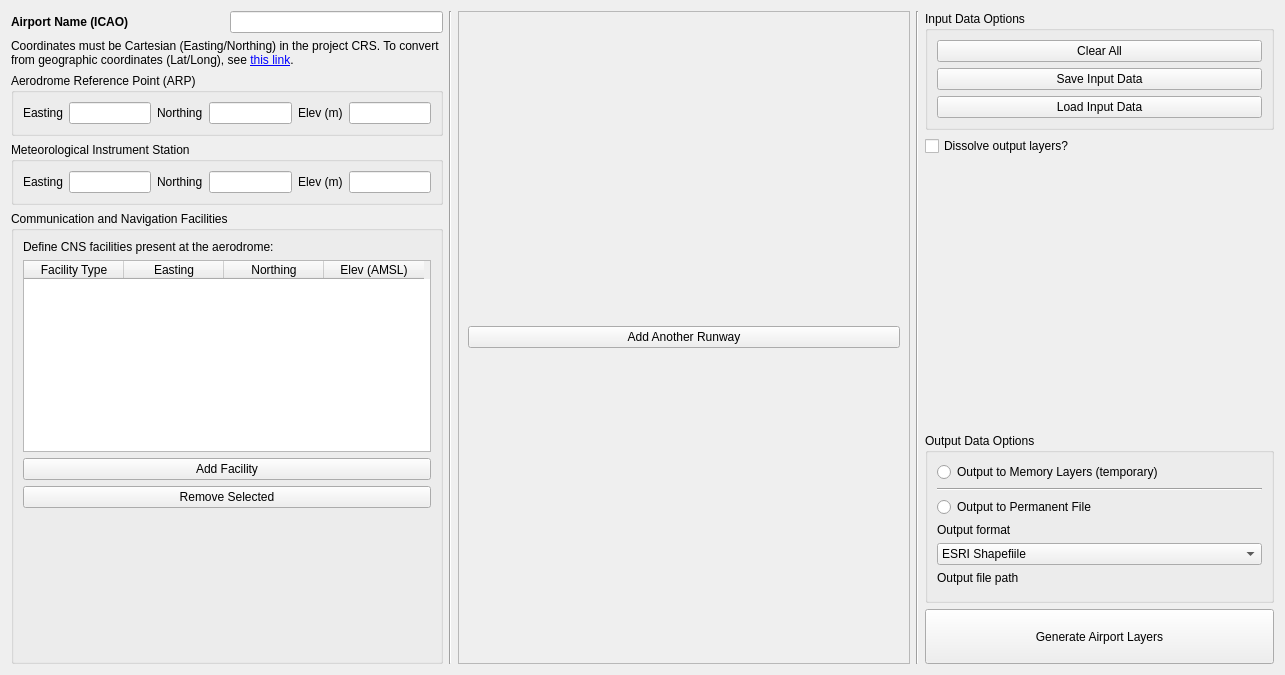
<?xml version="1.0" encoding="UTF-8"?>
<ui version="4.0">
 <class>Form</class>
 <widget class="QWidget" name="Form">
  <property name="geometry">
   <rect>
    <x>0</x>
    <y>0</y>
    <width>1285</width>
    <height>675</height>
   </rect>
  </property>
  <property name="sizePolicy">
   <sizepolicy hsizetype="Expanding" vsizetype="Fixed">
    <horstretch>0</horstretch>
    <verstretch>0</verstretch>
   </sizepolicy>
  </property>
  <property name="cursor">
   <cursorShape>ArrowCursor</cursorShape>
  </property>
  <property name="windowTitle">
   <string>AeroSense - Airport Safeguarding Analysis Tool</string>
  </property>
  <layout class="QVBoxLayout" name="verticalLayout">
   <item>
    <layout class="QHBoxLayout" name="horizontalLayout" stretch="1,0,1,0,1">
     <item>
      <layout class="QVBoxLayout" name="verticalLayout_main_area">
       <item>
        <layout class="QHBoxLayout" name="horizontalLayout_3" stretch="1,1">
         <item>
          <widget class="QLabel" name="label_airport_name">
           <property name="font">
            <font>
             <weight>75</weight>
             <bold>true</bold>
            </font>
           </property>
           <property name="text">
            <string>Airport Name (ICAO)</string>
           </property>
          </widget>
         </item>
         <item>
          <widget class="QLineEdit" name="lineEdit_airport_name"/>
         </item>
        </layout>
       </item>
       <item>
        <widget class="QLabel" name="coord_info">
         <property name="text">
          <string>Coordinates must be Cartesian (Easting/Northing) in the project CRS. To convert from geographic coordinates (Lat/Long), see &lt;a href=&quot;https://geodesyapps.ga.gov.au/geographic-to-grid&quot;&gt;this link&lt;/a&gt;.</string>
         </property>
         <property name="wordWrap">
          <bool>true</bool>
         </property>
        </widget>
       </item>
       <item>
        <layout class="QHBoxLayout" name="horizontalLayout_arp">
         <item>
          <widget class="QGroupBox" name="groupBox_ARP">
           <property name="title">
            <string>Aerodrome Reference Point (ARP)</string>
           </property>
           <layout class="QVBoxLayout" name="verticalLayout_3">
            <item>
             <layout class="QHBoxLayout" name="ARP_easting_Layout">
              <item>
               <widget class="QLabel" name="label_easting_ARP">
                <property name="text">
                 <string>Easting</string>
                </property>
               </widget>
              </item>
              <item>
               <widget class="QLineEdit" name="lineEdit_arp_easting"/>
              </item>
              <item>
               <widget class="QLabel" name="label_northing_ARP">
                <property name="text">
                 <string>Northing</string>
                </property>
               </widget>
              </item>
              <item>
               <widget class="QLineEdit" name="lineEdit_arp_northing"/>
              </item>
              <item>
               <widget class="QLabel" name="label_elevatio_ARP">
                <property name="text">
                 <string>Elev (m)</string>
                </property>
               </widget>
              </item>
              <item>
               <widget class="QLineEdit" name="lineEdit_arp_elevation"/>
              </item>
             </layout>
            </item>
           </layout>
          </widget>
         </item>
        </layout>
       </item>
       <item>
        <widget class="QGroupBox" name="groupBox_MET">
         <property name="title">
          <string>Meteorological Instrument Station</string>
         </property>
         <layout class="QVBoxLayout" name="verticalLayout_7">
          <item>
           <layout class="QHBoxLayout" name="ARP_easting_Layout_2">
            <item>
             <widget class="QLabel" name="label_easting_MET">
              <property name="text">
               <string>Easting</string>
              </property>
             </widget>
            </item>
            <item>
             <widget class="QLineEdit" name="lineEdit_met_easting"/>
            </item>
            <item>
             <widget class="QLabel" name="label_northing_MET">
              <property name="text">
               <string>Northing</string>
              </property>
             </widget>
            </item>
            <item>
             <widget class="QLineEdit" name="lineEdit_met_northing"/>
            </item>
            <item>
             <widget class="QLabel" name="label_elevation_MET">
              <property name="text">
               <string>Elev (m)</string>
              </property>
             </widget>
            </item>
            <item>
             <widget class="QLineEdit" name="lineEdit_met_elevation"/>
            </item>
           </layout>
          </item>
         </layout>
        </widget>
       </item>
       <item>
        <widget class="QGroupBox" name="groupBox_CNS">
         <property name="sizePolicy">
          <sizepolicy hsizetype="Minimum" vsizetype="Preferred">
           <horstretch>0</horstretch>
           <verstretch>0</verstretch>
          </sizepolicy>
         </property>
         <property name="minimumSize">
          <size>
           <width>432</width>
           <height>0</height>
          </size>
         </property>
         <property name="title">
          <string>Communication and Navigation Facilities</string>
         </property>
         <layout class="QVBoxLayout" name="verticalLayout_6">
          <item>
           <widget class="QLabel" name="label_CNS_description">
            <property name="text">
             <string>Define CNS facilities present at the aerodrome:</string>
            </property>
           </widget>
          </item>
          <item>
           <widget class="QTableWidget" name="table_cns_facility">
            <property name="alternatingRowColors">
             <bool>true</bool>
            </property>
            <property name="selectionBehavior">
             <enum>QAbstractItemView::SelectRows</enum>
            </property>
            <property name="columnCount">
             <number>4</number>
            </property>
            <attribute name="verticalHeaderVisible">
             <bool>false</bool>
            </attribute>
            <column>
             <property name="text">
              <string>Facility Type</string>
             </property>
            </column>
            <column>
             <property name="text">
              <string>Easting</string>
             </property>
            </column>
            <column>
             <property name="text">
              <string>Northing</string>
             </property>
            </column>
            <column>
             <property name="text">
              <string>Elev (AMSL)</string>
             </property>
            </column>
           </widget>
          </item>
          <item>
           <widget class="QPushButton" name="pushButton_add_CNS">
            <property name="text">
             <string>Add Facility</string>
            </property>
           </widget>
          </item>
          <item>
           <widget class="QPushButton" name="pushButton_remove_CNS">
            <property name="text">
             <string>Remove Selected</string>
            </property>
           </widget>
          </item>
          <item>
           <spacer name="verticalSpacer_2">
            <property name="orientation">
             <enum>Qt::Vertical</enum>
            </property>
            <property name="sizeHint" stdset="0">
             <size>
              <width>20</width>
              <height>40</height>
             </size>
            </property>
           </spacer>
          </item>
         </layout>
        </widget>
       </item>
      </layout>
     </item>
     <item>
      <widget class="Line" name="line">
       <property name="orientation">
        <enum>Qt::Vertical</enum>
       </property>
      </widget>
     </item>
     <item>
      <layout class="QVBoxLayout" name="verticalLayout_mid_section">
       <item>
        <widget class="QScrollArea" name="scrollArea_runways">
         <property name="sizePolicy">
          <sizepolicy hsizetype="MinimumExpanding" vsizetype="Expanding">
           <horstretch>0</horstretch>
           <verstretch>0</verstretch>
          </sizepolicy>
         </property>
         <property name="widgetResizable">
          <bool>true</bool>
         </property>
         <widget class="QWidget" name="scrollAreaWidgetContents">
          <property name="geometry">
           <rect>
            <x>0</x>
            <y>0</y>
            <width>444</width>
            <height>645</height>
           </rect>
          </property>
          <layout class="QVBoxLayout" name="verticalLayout_2">
           <item>
            <widget class="QPushButton" name="pushButton_add_runway">
             <property name="enabled">
              <bool>true</bool>
             </property>
             <property name="minimumSize">
              <size>
               <width>432</width>
               <height>0</height>
              </size>
             </property>
             <property name="text">
              <string>Add Another Runway</string>
             </property>
            </widget>
           </item>
          </layout>
         </widget>
        </widget>
       </item>
      </layout>
     </item>
     <item>
      <widget class="Line" name="line_2">
       <property name="orientation">
        <enum>Qt::Vertical</enum>
       </property>
      </widget>
     </item>
     <item>
      <layout class="QVBoxLayout" name="verticalLayout_side_section">
       <item>
        <widget class="QGroupBox" name="groupBox">
         <property name="title">
          <string>Input Data Options</string>
         </property>
         <layout class="QVBoxLayout" name="verticalLayout_4">
          <item>
           <widget class="QPushButton" name="pushButton_clear_all">
            <property name="text">
             <string>Clear All</string>
            </property>
           </widget>
          </item>
          <item>
           <widget class="QPushButton" name="pushButton_save_data">
            <property name="text">
             <string>Save Input Data</string>
            </property>
           </widget>
          </item>
          <item>
           <widget class="QPushButton" name="pushButton_load_data">
            <property name="text">
             <string>Load Input Data</string>
            </property>
           </widget>
          </item>
         </layout>
        </widget>
       </item>
       <item>
        <widget class="QCheckBox" name="checkBox_dissolveLayers">
         <property name="text">
          <string>Dissolve output layers?</string>
         </property>
        </widget>
       </item>
       <item>
        <spacer name="verticalSpacer">
         <property name="orientation">
          <enum>Qt::Vertical</enum>
         </property>
         <property name="sizeHint" stdset="0">
          <size>
           <width>20</width>
           <height>40</height>
          </size>
         </property>
        </spacer>
       </item>
       <item>
        <widget class="QGroupBox" name="groupBox_2">
         <property name="title">
          <string>Output Data Options</string>
         </property>
         <layout class="QVBoxLayout" name="verticalLayout_5">
          <item>
           <widget class="QRadioButton" name="radioMemoryOutput">
            <property name="text">
             <string>Output to Memory Layers (temporary)</string>
            </property>
            <property name="checkable">
             <bool>true</bool>
            </property>
            <property name="checked">
             <bool>false</bool>
            </property>
            <property name="autoRepeat">
             <bool>false</bool>
            </property>
           </widget>
          </item>
          <item>
           <widget class="Line" name="line_3">
            <property name="orientation">
             <enum>Qt::Horizontal</enum>
            </property>
           </widget>
          </item>
          <item>
           <widget class="QRadioButton" name="radioFileOutput">
            <property name="text">
             <string>Output to Permanent File</string>
            </property>
           </widget>
          </item>
          <item>
           <widget class="QLabel" name="label">
            <property name="text">
             <string>Output format</string>
            </property>
           </widget>
          </item>
          <item>
           <widget class="QComboBox" name="comboOutputFormat">
            <item>
             <property name="text">
              <string>ESRI Shapefiile</string>
             </property>
            </item>
           </widget>
          </item>
          <item>
           <widget class="QLabel" name="label_2">
            <property name="text">
             <string>Output file path</string>
            </property>
           </widget>
          </item>
          <item>
           <widget class="QgsFileWidget" name="fileWidgetOutputPath">
            <property name="storageMode">
             <enum>QgsFileWidget::SaveFile</enum>
            </property>
           </widget>
          </item>
         </layout>
        </widget>
       </item>
       <item>
        <widget class="QPushButton" name="pushButton_Generate">
         <property name="minimumSize">
          <size>
           <width>324</width>
           <height>55</height>
          </size>
         </property>
         <property name="text">
          <string>Generate Airport Layers</string>
         </property>
        </widget>
       </item>
      </layout>
     </item>
    </layout>
   </item>
  </layout>
 </widget>
 <customwidgets>
  <customwidget>
   <class>QgsFileWidget</class>
   <extends>QWidget</extends>
   <header>qgsfilewidget.h</header>
  </customwidget>
 </customwidgets>
 <tabstops>
  <tabstop>lineEdit_airport_name</tabstop>
 </tabstops>
 <resources/>
 <connections/>
</ui>
